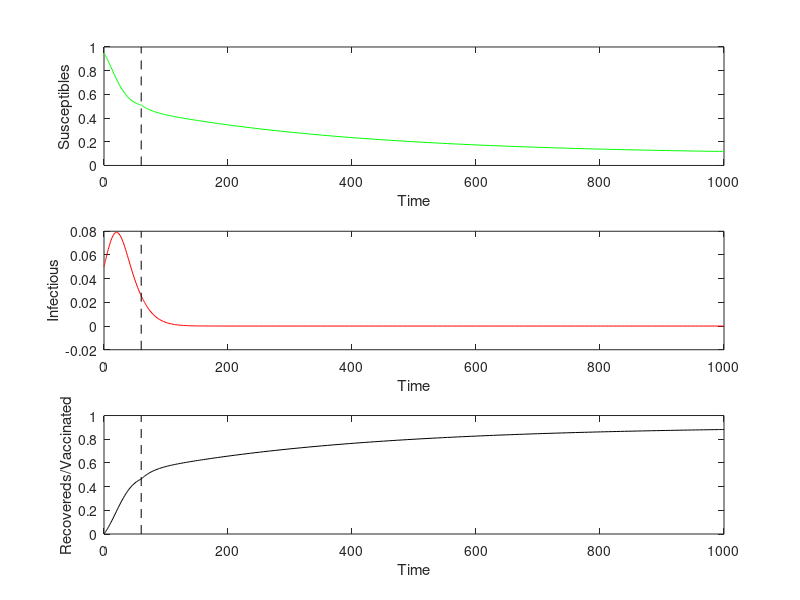

Recreate this plot in MATLAB.
function [T,S,I,R] = Program_8_1(beta,gamma,mu,S0,I0,p, tV, MaxTime)
%
% 
%
% RISK_STRUCTURE( beta, gamma, mu, S0, I0, p, tV, MaxTime)
%      This is the MATLAB version of program 8.1 from page 293 of 
% "Modeling Infectious Disease in humans and animals" 
% by Keeling & Rohani.
% 
% It is the SIR epidemic (with equal births and deaths) and prophylactic 
% vaccination. Vaccination starts at time tV, after which a proportion p of
% all newborne individuals are vaccinated
%

% Sets up default parameters if necessary.
if nargin == 0
   beta=0.2;
   gamma=1/7.0;
   mu=0.002779;
   S0=0.95;
   I0=0.05;
   p=0.9094;
   tV=60;
   MaxTime=1000;
end

% Checks all the parameters are valid
if S0<=0 
    error('Initial level of susceptibles (%g) is less than or equal to zero',S0);
end

if I0<=0 
    error('Initial level of infecteds (%g) is less than or equal to zero',I0);
end

if beta<=0 
    error('Transmission rate beta (%g) is less than or equal to zero',beta);
end
    
if gamma<=0 
    error('Recovery rate gamma (%g) is less than or equal to zero',gamma);
end

if mu<0 
    error('Birth / Death rate mu (%g) is less than zero',mu);
end

if p<0 || p>1 
    error('Vaccinated proportion p (%g) is not between zero and one',p);
end
 

if tV<0 || tV>=MaxTime
    error('Onset of vaccination, tV (%g), is not between zero and the end time',tV);
end
    
if MaxTime<=0 
    error('Maximum run time (%g) is less than or equal to zero',MaxTime);
end
    
if S0+I0>1
    warning('Initial level of susceptibles+infecteds (%g+%g=%g) is greater than one',S0,I0,S0+I0);
end

if beta<gamma+mu
    warning('Basic reproductive ratio (R_0=%g) is less than one',beta/(gamma+mu));
end

S=S0; I=I0; R=1-S-I;

% The main iteration 
options = odeset('RelTol', 1e-9);
[t, pop]=ode45(@Diff_8_1,[0 tV],[S I R],options,[beta gamma mu 0]);
T=t; S=pop(:,1); I=pop(:,2); R=pop(:,3);

[t, pop]=ode45(@Diff_8_1,[tV MaxTime],pop(end,:),options,[beta gamma mu p]);
T=[T; t]; S=[S; pop(:,1)]; I=[I; pop(:,2)]; R=[R; pop(:,3)];

% plots the graphs with scaled colours
subplot(3,1,1)
plot(T,S,'-g'); 
hold on; Y=get(gca,'YLim'); plot(tV+[0 0],Y,'--k'); hold off
xlabel 'Time';
ylabel 'Susceptibles'

subplot(3,1,2) 
plot(T,I,'-r');
hold on; Y=get(gca,'YLim'); plot(tV+[0 0],Y,'--k'); hold off
xlabel 'Time';
ylabel 'Infectious'

subplot(3,1,3)
plot(T,R,'-k'); 
hold on; Y=get(gca,'YLim'); plot(tV+[0 0],Y,'--k'); hold off
xlabel 'Time';
ylabel 'Recovereds/Vaccinated'


% Calculates the differential rates used in the integration.
function dPop=Diff_8_1(~,pop, parameter)

beta=parameter(1); gamma=parameter(2); mu=parameter(3);  p=parameter(4);
S=pop(1); I=pop(2); R=pop(3);

dPop=zeros(3,1);

dPop(1)= mu*(1-p) -beta*S*I - mu*S;
dPop(2)= beta*S*I - gamma*I - mu*I;
dPop(3)= mu*p + gamma*I - mu*R;
